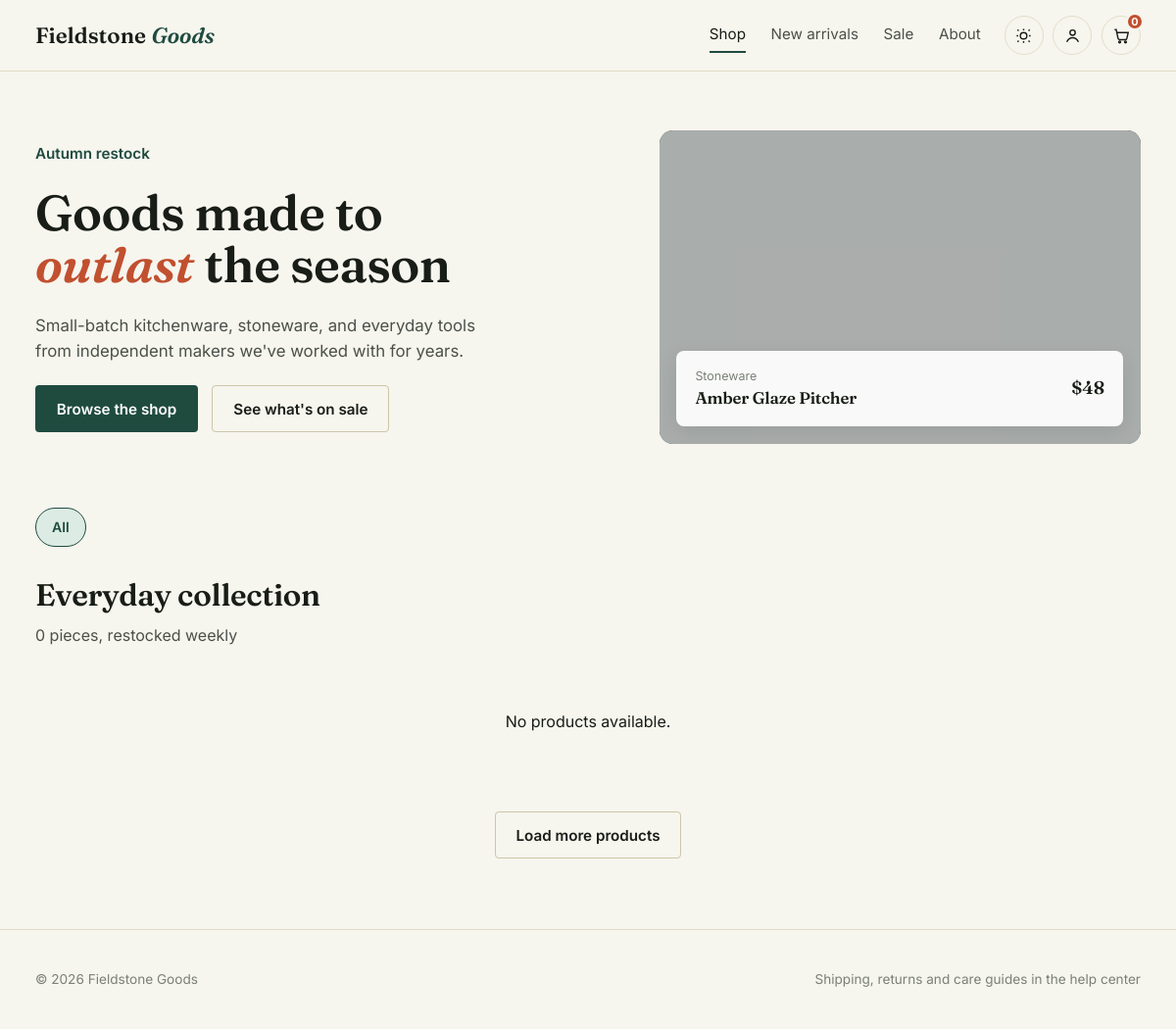
The app's page /, older data.
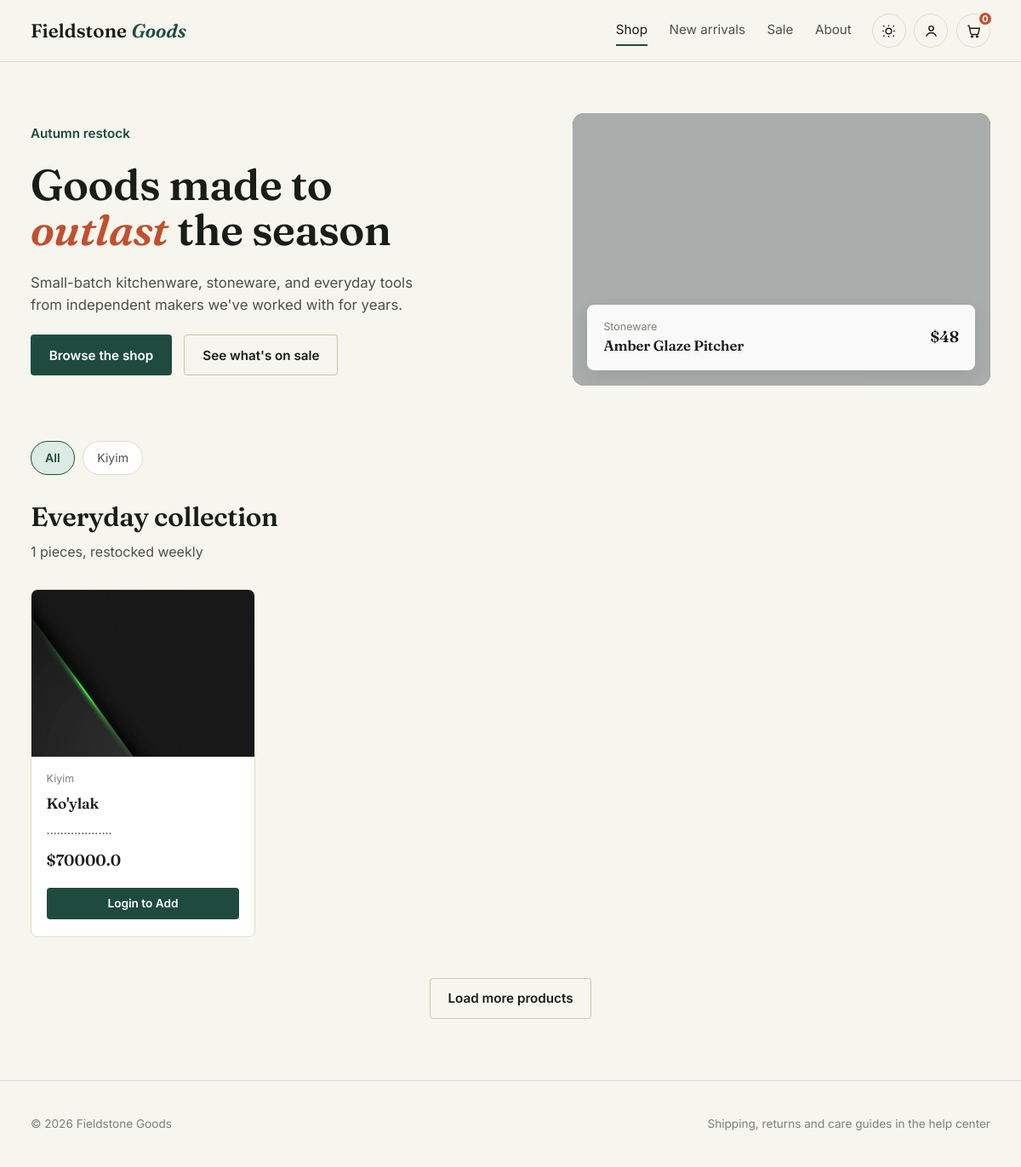
The same page, newer data.
### main/models.py (models this page shows, shortened)
class Category(models.Model):
    category_name = models.CharField(max_length=100)
    date_created = models.DateTimeField(auto_created=True)
    date_edited = models.DateTimeField(auto_created=True)
    class Meta:
        verbose_name_plural = "Categories"

class Products(models.Model):
    product_name = models.CharField(max_length=250)
    product_description = models.TextField()
    product_price_new = models.FloatField(default=0)
    product_price_old = models.FloatField(default=0)
    base_price = models.FloatField(default=0)
    image = models.ImageField(upload_to='product_images')
    category = models.ForeignKey('Category', on_delete=models.CASCADE, related_name='products')
    date_created = models.DateTimeField(auto_created=True)
    date_edited = models.DateTimeField(auto_created=True)
    class Meta:
        verbose_name_plural = "Products"

### main/views.py (the view)
# urls.py: path('', views.index, name='index'),
def index(request):
    products = Products.objects.all()
    categories = Category.objects.all()
    category_id = request.GET.get('category')
    if category_id:
        products = products.filter(category_id=category_id)
    context = {
        'products': products,
        'categories': categories,
        'cart_count': get_cart_count(request),
    }
    return render(request, 'index.html', context)

### main/views.py (called while the page is built)
def get_cart_count(request):
    if request.user.is_authenticated:
        try:
            cart = request.user.cart
            return cart.get_total_items()
        except Cart.DoesNotExist:
            return 0
    return 0

### templates/index.html (shortened to what this page needs)
<!DOCTYPE html>
{% load static %}
<html lang="en">
<head>
<link rel="stylesheet" href="{% static 'css/style.css' %}">
</head>
<body>
<header class="site-header">
  <div class="container site-header__bar">
    <a href="{% url 'main:index' %}" class="brand">Fieldstone<em>Goods</em></a>
    <nav class="main-nav" data-main-nav>
      <a href="{% url 'main:index' %}" aria-current="page">Shop</a>
      <a href="{% url 'main:index' %}#new">New arrivals</a>
      <a href="{% url 'main:index' %}#sale">Sale</a>
      <a href="{% url 'main:index' %}#about">About</a>
    </nav>
    <div class="header-actions">
      <button type="button" class="btn-icon" data-theme-toggle aria-pressed="false" aria-label="Switch to dark theme">
        <svg viewBox="0 0 24 24" fill="none" stroke="currentColor" stroke-width="1.8"><path d="M12 3v2M12 19v2M4.2 4.2l1.4 1.4M18.4 18.4l1.4 1.4M3 12h2M19 12h2M4.2 19.8l1.4-1.4M18.4 5.6l1.4-1.4"/><circle cx="12" cy="12" r="4.2"/></svg>
      </button>
      {% if user.is_authenticated %}
        <a href="#" class="btn-icon" aria-label="Account">
          <svg viewBox="0 0 24 24" fill="none" stroke="currentColor" stroke-width="1.8"><circle cx="12" cy="8" r="3.4"/><path d="M4.5 20c1.6-3.6 4.6-5.4 7.5-5.4s5.9 1.8 7.5 5.4"/></svg>
        </a>
      {% else %}
        <a href="{% url 'auth:login' %}" class="btn-icon" aria-label="Account">
          <svg viewBox="0 0 24 24" fill="none" stroke="currentColor" stroke-width="1.8"><circle cx="12" cy="8" r="3.4"/><path d="M4.5 20c1.6-3.6 4.6-5.4 7.5-5.4s5.9 1.8 7.5 5.4"/></svg>
        </a>
      {% endif %}
      <a href="{% url 'main:cart' %}" class="btn-icon cart-link" aria-label="Cart, {{ cart_count }} items">
        <svg viewBox="0 0 24 24" fill="none" stroke="currentColor" stroke-width="1.8"><path d="M3 4h2l2.4 11.4a2 2 0 0 0 2 1.6h7.4a2 2 0 0 0 2-1.6L20.5 8H6"/><circle cx="9.5" cy="20" r="1.2"/><circle cx="17" cy="20" r="1.2"/></svg>
        <span class="cart-count">{{ cart_count }}</span>
      </a>
    </div>
  </div>
</header>
<main>
  <div class="container">
    <section class="hero">
      <div class="hero__copy">
        <p class="hero__kicker">Autumn restock</p>
        <h1 class="hero__title">Goods made to <span class="accent">outlast</span> the season</h1>
        <p class="hero__desc">Small-batch kitchenware, stoneware, and everyday tools from independent makers we've worked with for years.</p>
        <div class="hero__cta">
          <a href="#product-grid" class="btn btn-primary">Browse the shop</a>
          <a href="#sale" class="btn btn-outline">See what's on sale</a>
        </div>
      </div>
      <div class="hero__feature">
        <img src="https://picsum.photos/seed/fieldstone-hero/900/700" alt="Hand-thrown ceramic pitcher on a wooden counter">
        <div class="hero__feature-card">
          <div>
            <p class="product-card__category">Stoneware</p>
            <h3>Amber Glaze Pitcher</h3>
          </div>
          <div>
            <span class="price-now">$48</span>
          </div>
        </div>
      </div>
    </section>
    <nav class="category-rail" data-chip-group aria-label="Filter by category">
      <a href="{% url 'main:index' %}" class="chip" aria-pressed="true">All</a>
      {% for category in categories %}
      <a href="{% url 'main:index' %}?category={{ category.id }}" class="chip" aria-pressed="false">{{ category.category_name }}</a>
      {% endfor %}
    </nav>
    <section id="product-grid">
      <div class="section-head">
        <div>
          <h2>Everyday collection</h2>
          <p>{{ products.count }} pieces, restocked weekly</p>
        </div>
      </div>
      <div class="product-grid">
        {% for product in products %}
        <article class="product-card">
          <div class="product-card__media">
            {% if product.image %}
            <img src="{{ product.image.url }}" alt="{{ product.product_name }}" style="width: 100%; height: 400px; object-fit: cover;">
            {% else %}
            <img src="https://via.placeholder.com/500x400?text=No+Image" alt="{{ product.product_name }}">
            {% endif %}
          </div>
          <div class="product-card__body">
            <p class="product-card__category">{{ product.category.category_name }}</p>
            <h3 class="product-card__name">{{ product.product_name }}</h3>
            <p class="product-card__desc">{{ product.product_description|truncatewords:15 }}</p>
            <div class="price-row">
              <span class="price-now {% if product.product_price_old > product.product_price_new %}is-sale{% endif %}">${{ product.product_price_new }}</span>
            </div>
            <form class="add-to-cart-form" method="post" action="{% url 'main:add_to_cart' %}">
              {% if user.is_authenticated %}
              <button type="submit" class="btn btn-primary btn-sm">Add to cart</button>
              {% else %}
              <a href="{% url 'auth:login' %}" class="btn btn-primary btn-sm" style="display: block; text-align: center;">Login to Add</a>
              {% endif %}
            </form>
          </div>
        </article>
        {% empty %}
        <p style="grid-column: 1/-1; text-align: center; padding: 2rem;">No products available.</p>
        {% endfor %}
      </div>
      <form class="pagination-form" method="get" action="#">
        <button type="submit" name="page" value="2" class="btn btn-outline">Load more products</button>
      </form>
    </section>
  </div>
</main>
<footer class="site-footer">
  <div class="container">
    <span>&copy; 2026 Fieldstone Goods</span>
    <span>Shipping, returns and care guides in the help center</span>
  </div>
</footer>
</body>
</html>

Row changes from the older to the newer data that the page shows:
added Category: category_name "Kiyim"
added Products: image (picture), category.category_name "Kiyim", product_name "Ko'ylak", product_description "...................", product_price_new "70000.0"
Text that changed along with them:
{{ products.count }}: "0" → "1"
text no longer shown: "No products available."
